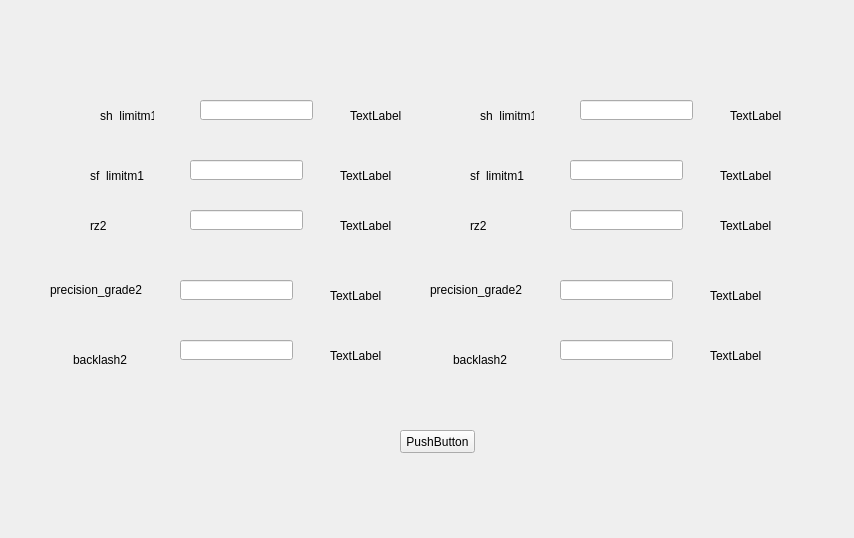
<?xml version="1.0" encoding="UTF-8"?>
<ui version="4.0">
 <class>Form</class>
 <widget class="QWidget" name="Form">
  <property name="geometry">
   <rect>
    <x>0</x>
    <y>0</y>
    <width>854</width>
    <height>538</height>
   </rect>
  </property>
  <property name="windowTitle">
   <string>Form</string>
  </property>
  <widget class="QLineEdit" name="lineEdit">
   <property name="geometry">
    <rect>
     <x>200</x>
     <y>100</y>
     <width>113</width>
     <height>20</height>
    </rect>
   </property>
  </widget>
  <widget class="QLabel" name="label">
   <property name="geometry">
    <rect>
     <x>100</x>
     <y>110</y>
     <width>54</width>
     <height>12</height>
    </rect>
   </property>
   <property name="text">
    <string>sh_limitm1</string>
   </property>
  </widget>
  <widget class="QLabel" name="label_2">
   <property name="geometry">
    <rect>
     <x>350</x>
     <y>110</y>
     <width>54</width>
     <height>12</height>
    </rect>
   </property>
   <property name="text">
    <string>TextLabel</string>
   </property>
  </widget>
  <widget class="QLabel" name="label_3">
   <property name="geometry">
    <rect>
     <x>340</x>
     <y>170</y>
     <width>54</width>
     <height>12</height>
    </rect>
   </property>
   <property name="text">
    <string>TextLabel</string>
   </property>
  </widget>
  <widget class="QLabel" name="label_4">
   <property name="geometry">
    <rect>
     <x>90</x>
     <y>170</y>
     <width>54</width>
     <height>12</height>
    </rect>
   </property>
   <property name="text">
    <string>sf_limitm1</string>
   </property>
  </widget>
  <widget class="QLineEdit" name="lineEdit_2">
   <property name="geometry">
    <rect>
     <x>190</x>
     <y>160</y>
     <width>113</width>
     <height>20</height>
    </rect>
   </property>
  </widget>
  <widget class="QLabel" name="label_5">
   <property name="geometry">
    <rect>
     <x>340</x>
     <y>220</y>
     <width>54</width>
     <height>12</height>
    </rect>
   </property>
   <property name="text">
    <string>TextLabel</string>
   </property>
  </widget>
  <widget class="QLineEdit" name="lineEdit_3">
   <property name="geometry">
    <rect>
     <x>190</x>
     <y>210</y>
     <width>113</width>
     <height>20</height>
    </rect>
   </property>
  </widget>
  <widget class="QLabel" name="label_6">
   <property name="geometry">
    <rect>
     <x>90</x>
     <y>220</y>
     <width>54</width>
     <height>12</height>
    </rect>
   </property>
   <property name="text">
    <string>rz2</string>
   </property>
  </widget>
  <widget class="QLabel" name="label_7">
   <property name="geometry">
    <rect>
     <x>330</x>
     <y>290</y>
     <width>54</width>
     <height>12</height>
    </rect>
   </property>
   <property name="text">
    <string>TextLabel</string>
   </property>
  </widget>
  <widget class="QLineEdit" name="lineEdit_4">
   <property name="geometry">
    <rect>
     <x>180</x>
     <y>280</y>
     <width>113</width>
     <height>20</height>
    </rect>
   </property>
  </widget>
  <widget class="QLabel" name="label_8">
   <property name="geometry">
    <rect>
     <x>50</x>
     <y>280</y>
     <width>111</width>
     <height>20</height>
    </rect>
   </property>
   <property name="text">
    <string>precision_grade2</string>
   </property>
  </widget>
  <widget class="QLabel" name="label_9">
   <property name="geometry">
    <rect>
     <x>330</x>
     <y>350</y>
     <width>54</width>
     <height>12</height>
    </rect>
   </property>
   <property name="text">
    <string>TextLabel</string>
   </property>
  </widget>
  <widget class="QLabel" name="label_10">
   <property name="geometry">
    <rect>
     <x>73</x>
     <y>350</y>
     <width>61</width>
     <height>20</height>
    </rect>
   </property>
   <property name="text">
    <string>backlash2</string>
   </property>
  </widget>
  <widget class="QLineEdit" name="lineEdit_5">
   <property name="geometry">
    <rect>
     <x>180</x>
     <y>340</y>
     <width>113</width>
     <height>20</height>
    </rect>
   </property>
  </widget>
  <widget class="QLineEdit" name="lineEdit_6">
   <property name="geometry">
    <rect>
     <x>560</x>
     <y>340</y>
     <width>113</width>
     <height>20</height>
    </rect>
   </property>
  </widget>
  <widget class="QLabel" name="label_11">
   <property name="geometry">
    <rect>
     <x>453</x>
     <y>350</y>
     <width>61</width>
     <height>20</height>
    </rect>
   </property>
   <property name="text">
    <string>backlash2</string>
   </property>
  </widget>
  <widget class="QLabel" name="label_12">
   <property name="geometry">
    <rect>
     <x>480</x>
     <y>110</y>
     <width>54</width>
     <height>12</height>
    </rect>
   </property>
   <property name="text">
    <string>sh_limitm1</string>
   </property>
  </widget>
  <widget class="QLabel" name="label_13">
   <property name="geometry">
    <rect>
     <x>720</x>
     <y>220</y>
     <width>54</width>
     <height>12</height>
    </rect>
   </property>
   <property name="text">
    <string>TextLabel</string>
   </property>
  </widget>
  <widget class="QLabel" name="label_14">
   <property name="geometry">
    <rect>
     <x>430</x>
     <y>280</y>
     <width>111</width>
     <height>20</height>
    </rect>
   </property>
   <property name="text">
    <string>precision_grade2</string>
   </property>
  </widget>
  <widget class="QLineEdit" name="lineEdit_7">
   <property name="geometry">
    <rect>
     <x>570</x>
     <y>160</y>
     <width>113</width>
     <height>20</height>
    </rect>
   </property>
  </widget>
  <widget class="QLabel" name="label_15">
   <property name="geometry">
    <rect>
     <x>730</x>
     <y>110</y>
     <width>54</width>
     <height>12</height>
    </rect>
   </property>
   <property name="text">
    <string>TextLabel</string>
   </property>
  </widget>
  <widget class="QLineEdit" name="lineEdit_8">
   <property name="geometry">
    <rect>
     <x>570</x>
     <y>210</y>
     <width>113</width>
     <height>20</height>
    </rect>
   </property>
  </widget>
  <widget class="QLineEdit" name="lineEdit_9">
   <property name="geometry">
    <rect>
     <x>580</x>
     <y>100</y>
     <width>113</width>
     <height>20</height>
    </rect>
   </property>
  </widget>
  <widget class="QLineEdit" name="lineEdit_10">
   <property name="geometry">
    <rect>
     <x>560</x>
     <y>280</y>
     <width>113</width>
     <height>20</height>
    </rect>
   </property>
  </widget>
  <widget class="QLabel" name="label_16">
   <property name="geometry">
    <rect>
     <x>710</x>
     <y>350</y>
     <width>54</width>
     <height>12</height>
    </rect>
   </property>
   <property name="text">
    <string>TextLabel</string>
   </property>
  </widget>
  <widget class="QLabel" name="label_17">
   <property name="geometry">
    <rect>
     <x>720</x>
     <y>170</y>
     <width>54</width>
     <height>12</height>
    </rect>
   </property>
   <property name="text">
    <string>TextLabel</string>
   </property>
  </widget>
  <widget class="QLabel" name="label_18">
   <property name="geometry">
    <rect>
     <x>710</x>
     <y>290</y>
     <width>54</width>
     <height>12</height>
    </rect>
   </property>
   <property name="text">
    <string>TextLabel</string>
   </property>
  </widget>
  <widget class="QLabel" name="label_19">
   <property name="geometry">
    <rect>
     <x>470</x>
     <y>220</y>
     <width>54</width>
     <height>12</height>
    </rect>
   </property>
   <property name="text">
    <string>rz2</string>
   </property>
  </widget>
  <widget class="QLabel" name="label_20">
   <property name="geometry">
    <rect>
     <x>470</x>
     <y>170</y>
     <width>54</width>
     <height>12</height>
    </rect>
   </property>
   <property name="text">
    <string>sf_limitm1</string>
   </property>
  </widget>
  <widget class="QPushButton" name="pushButton">
   <property name="geometry">
    <rect>
     <x>400</x>
     <y>430</y>
     <width>75</width>
     <height>23</height>
    </rect>
   </property>
   <property name="text">
    <string>PushButton</string>
   </property>
  </widget>
 </widget>
 <resources/>
 <connections/>
</ui>
